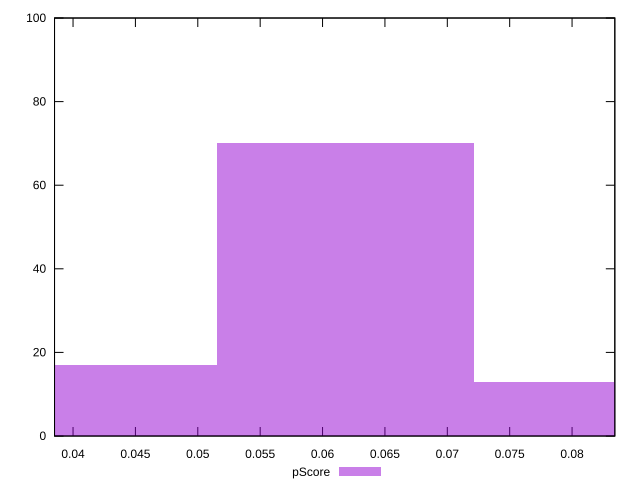

gnuplot code for this plot:
reset

$pScore <<EOF
0.08243064480341634 13
0.04121532240170817 17
0.06182298360256226 70
EOF

set key outside below
set boxwidth 0.020607661200854086
set xrange [0.03851657454337504:0.0834273320592227]
set yrange [0:100]
set trange [0:100]
set style fill transparent solid 0.5 noborder
set terminal svg size 640, 490 enhanced background rgb 'white'
set output "reports/report_00027_2021-02-24T12-40-31.850Z/interactive/samples/astro/pScore/histogram.svg"

plot $pScore title "pScore" with boxes

reset
